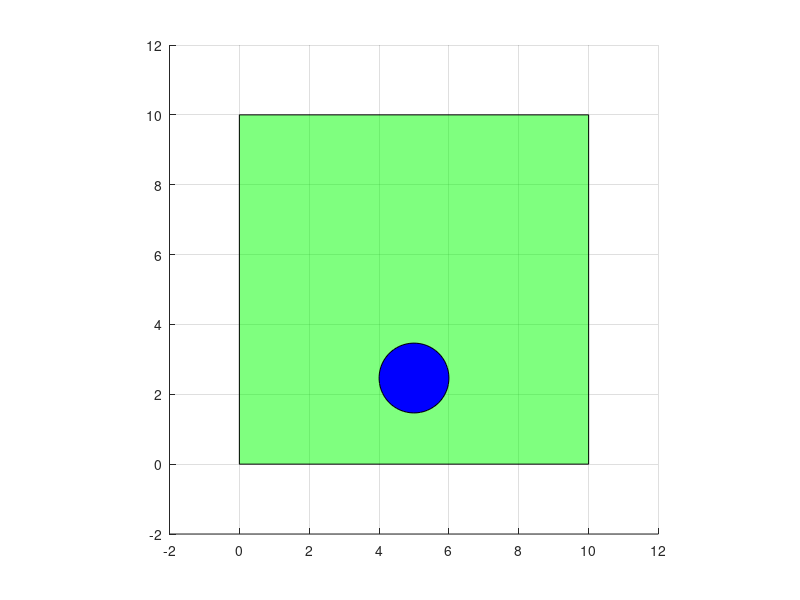
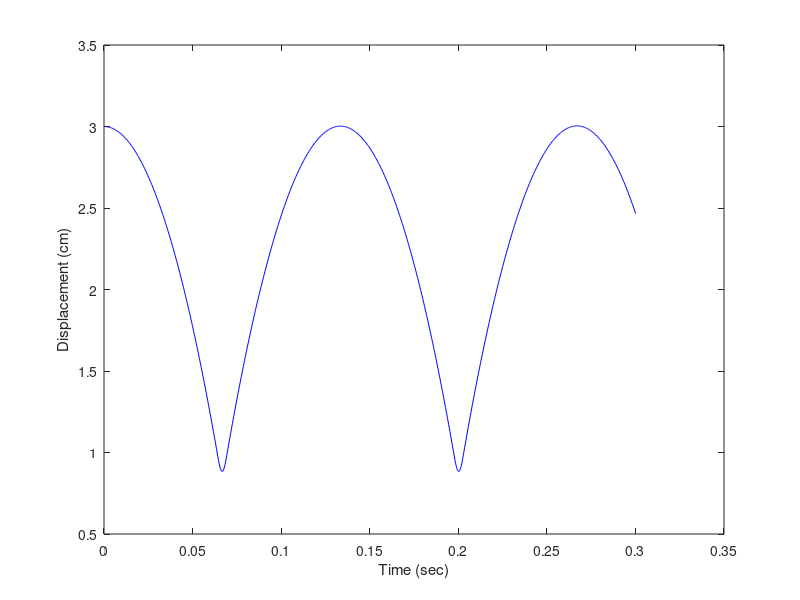

The MATLAB source for these figures, in order:
% --------------------------
% Developer: Seung Jae Lee
% Date: 2/8/2021
% Abstract: This is the very first code to simulate dropping a ball
% Unit: cm, g, N
% --------------------------

clc
clear 
close all

% -------------------------------
% Global variables
% -------------------------------
grav_acc        = -981; % 981 cm/s^2

% user-input
sim_duration    = 0.3;  % unit: second 
stiffness       = 1.3e5;% unit: N/m
density         = 0.1;  % 0.1 g/cc 
% -------------------------------
% Define balls
% -------------------------------
b = struct();

% first ball
b(1).r  = 1;
b(1).m  = 4/3*pi*(b(1).r)^3*density;
b(1).cx = 5;    % center x
b(1).cz = 3;    % center z
b(1).vx = 10;    % velocity x
b(1).vz = 0;    % velocity z
b(1).fx = 0;    % force x
b(1).fz = 0;    % force z

% compute the simulation step
min_r   =       min(b(:).r);    % minimum ball size (radius)
mass_min=       4/3*pi*min_r*min_r*min_r*density;
dt      =       0.2*sqrt(mass_min/stiffness); % unit: second
sim_steps       = round(sim_duration/dt);
% for theoretical solution
time = dt*[1:sim_steps];
theoretical_vz = b(1).vz + grav_acc*time;
theoretical_cz = b(1).cz + b(1).vz*time + 0.5*grav_acc*time.^2;

% -------------------------------
% Initial plot
% -------------------------------
% draw boundary
bndX = [0,0,10,10];
bndZ = [0,10,10,0];
patch(bndX,bndZ,'g','FaceAlpha',0.5);
axis ([-2 12 -2 12])
axis equal 
grid on
hold on

% draw balls (circles)
Xcircle = cos([0:0.1:2*pi]);
Zcircle = sin([0:0.1:2*pi]);
GM(1) = patch(b(1).cx+Xcircle*b(1).r,b(1).cz+Zcircle*b(1).r,'b');
axis equal 

% -------------------------------
% Time integration (simulation)
% -------------------------------
% array_vz = zeros(1,sim_steps);
array_cz = zeros(1,sim_steps);

for i = 1:sim_steps
    %--------------------------------------------
    % particle force update
    %--------------------------------------------    
    % global force update
    b(1).fz = b(1).m * grav_acc;

    % CONTACT FORCE update  
    % Check boundaries 
    % Assumption: the boundary is rectangle. If not rectangle, a more
    %             sophisticated method needs to be implemented.    
    urn = (b(1).cz - b(1).r) - min(bndZ);
    if urn < 0 
        cnt_force = stiffness * urn;
        b(1).fz = b(1).fz - cnt_force;
    end
    
    
    %--------------------------------------------
    % particle motion update
    %--------------------------------------------
    % ball motion update
    b(1).vz     = b(1).vz + b(1).fz/b(1).m*dt;
    if (i==1) b(1).vz = b(1).vz/2; end % central time integration
    b(1).cz     = b(1).cz + b(1).vz*dt;
    array_cz(i) = b(1).cz;
    
    %--------------------------------------------
    % update display 
    %--------------------------------------------
    set(GM(1),'XData',b(1).cx+Xcircle*b(1).r,'YData',b(1).cz+Zcircle*b(1).r)
    drawnow
end

%--------------------------------------------
% Plot displacement history
%--------------------------------------------

% displacement
figure
grid on 
plot(time,array_cz,'b-')
xlabel('Time (sec)')
ylabel('Displacement (cm)')






















